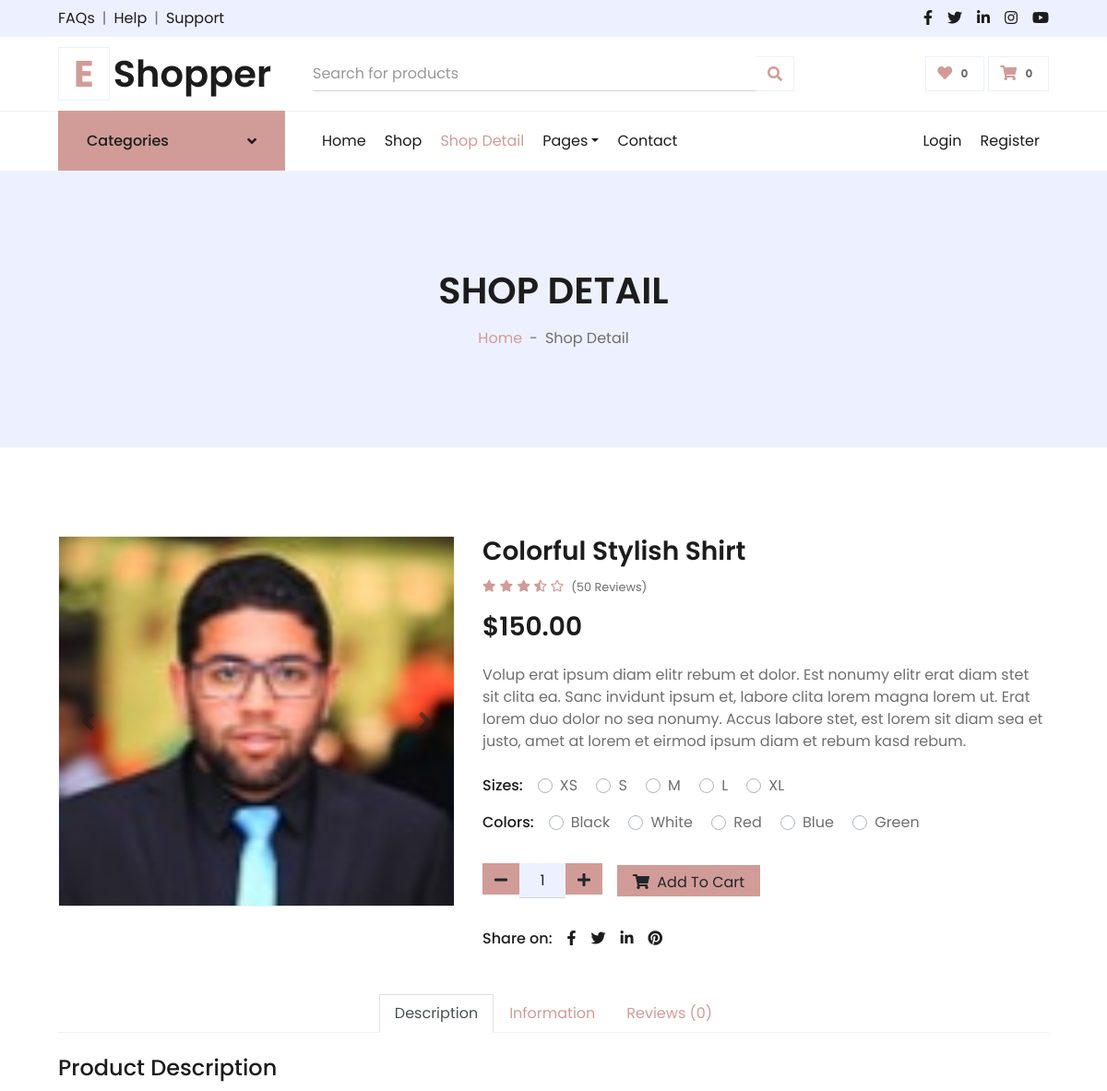
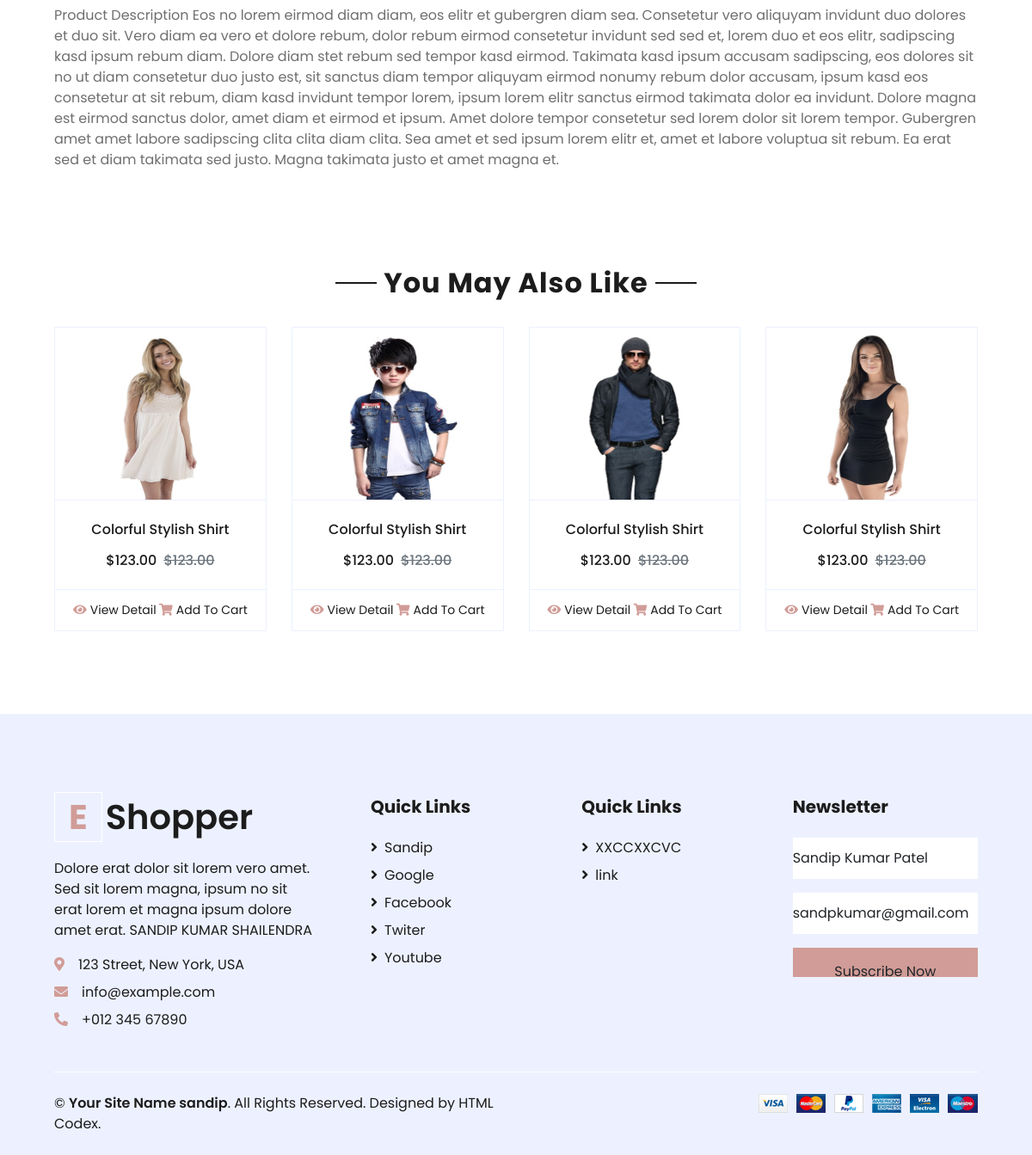
The app's page /shop/detail.php?id=1&&?cat_id=17 with its own data (2 pictures, top to bottom).
### tables this page shows
CREATE TABLE IF NOT EXISTS `products` (
  `product_id` int(10) NOT NULL AUTO_INCREMENT,
  `cat_id` int(10) NOT NULL,
  `collection_type` varchar(250) NOT NULL,
  `productimg` varchar(200) NOT NULL,
  `productname` varchar(100) NOT NULL,
  `productprice` double NOT NULL,
  `offerprice` double NOT NULL,
  `shortdescription` text NOT NULL,
  `size` varchar(200) NOT NULL,
  `color` varchar(200) NOT NULL,
  `fulldescription` text NOT NULL,
  `information` text NOT NULL,
  PRIMARY KEY (`product_id`)
);

CREATE TABLE IF NOT EXISTS `efooter` (
  `efooter_id` int(10) NOT NULL AUTO_INCREMENT,
  `etext` text NOT NULL,
  `eadd` varchar(200) NOT NULL,
  `eemail` varchar(200) NOT NULL,
  `ephone` varchar(100) NOT NULL,
  `yourname` varchar(100) NOT NULL,
  `youremail` varchar(200) NOT NULL,
  PRIMARY KEY (`efooter_id`)
);

CREATE TABLE IF NOT EXISTS `commontable` (
  `id` int(10) NOT NULL AUTO_INCREMENT,
  `quikslinks` varchar(200) NOT NULL,
  PRIMARY KEY (`id`)
);

CREATE TABLE IF NOT EXISTS `commonsection` (
  `id` int(10) NOT NULL AUTO_INCREMENT,
  `copyright` varchar(200) NOT NULL,
  `copyrighttext` varchar(200) NOT NULL,
  PRIMARY KEY (`id`)
);

### shop/detail.php (the view, shortened to what the rows shown need)
<?php
	include("header.php");
?>
<?php
include("database/connection.php");
$product_id=$_GET['id'];
$sql = "SELECT * from products WHERE product_id = $product_id";
$result = $conn->query($sql);
?>
    <div class="container-fluid bg-secondary mb-5">
        <div class="d-flex flex-column align-items-center justify-content-center" style="min-height: 300px">
            <h1 class="font-weight-semi-bold text-uppercase mb-3">Shop Detail</h1>
        </div>
    </div>
    <div class="container-fluid py-5">
        <div class="row px-xl-5">
            <div class="col-lg-5 pb-5">
                <div id="product-carousel" class="carousel slide" data-ride="carousel">
                    <div class="carousel-inner border">
                        <?php
                          if($result->num_rows>0) {
                            $i=0;
                            while ($row=$result->fetch_assoc()) {
                            $productname = $row['productname'];
                            $productimg = $row['productimg'];
                            $shortdescription = $row['shortdescription'];
                            $offerprice = $row['offerprice'];
                            $fulldescription = $row['fulldescription'];
                        ?>
                            <div class="carousel-item prdouct-img <?php if($i==0) { echo "active"; }?>">
                                <img class="w-100 h-100" src="../admin/bannerimg/<?php echo $productimg; ?>" alt="Image">
                            </div>
                        <?php
                            $i=$i+1;
                            }
                            }
                        ?>
                    </div>
                </div>
            </div>
            <div class="col-lg-7 pb-5">
                <h3 class="font-weight-semi-bold"><?php echo $productname; ?></h3>
                <div class="d-flex mb-3">
                    <div class="text-primary mr-2">
                    </div>
                    <small class="pt-1">(50 Reviews)</small>
                </div>
                <h3 class="font-weight-semi-bold mb-4">$<?php echo $offerprice; ?>.00</h3>
                <p class="mb-4"><?php echo $shortdescription; ?></p>
                <div class="d-flex mb-3">
                    <p class="text-dark font-weight-medium mb-0 mr-3">Sizes:</p>
                    <form>
                    </form>
                </div>
                <div class="d-flex mb-4">
                    <p class="text-dark font-weight-medium mb-0 mr-3">Colors:</p>
                    <form>
                    </form>
                </div>
                <div class="d-flex align-items-center mb-4 pt-2">
                    <div class="input-group quantity mr-3" style="width: 130px;">
                    </div>
                    <button class="btn btn-primary px-3"><i class="fa fa-shopping-cart mr-1"></i> Add To Cart</button>
                </div>
                <div class="d-flex pt-2">
                    <p class="text-dark font-weight-medium mb-0 mr-2">Share on:</p>
                    <div class="d-inline-flex">
                    </div>
                </div>
            </div>
        </div>
        <div class="row px-xl-5">
            <div class="col">
                <div class="tab-content">
                    <div class="tab-pane fade show active" id="tab-pane-1">
                        <h4 class="mb-3">Product Description</h4>
                        <p><?php echo $fulldescription; ?></p>
                    </div>
                </div>
            </div>
        </div>
    </div>
    <div class="container-fluid py-5">
        <div class="text-center mb-4">
            <h2 class="section-title px-5"><span class="px-2">You May Also Like</span></h2>
        </div>
    </div>
<?php
	include("footer.php");
?>

### shop/footer.php (shortened to what the rows shown need)
<?php
include("database/connection.php");
$sql = "Select * from efooter";
$result = $conn->query($sql);
if($result->num_rows>0) {
    while ($row = $result->fetch_assoc()) {
    $etext = $row['etext'];
    $eadd = $row['eadd'];
    $eemail = $row['eemail'];
    $ephone = $row['ephone'];
    $yourname = $row['yourname'];
    $youremail = $row['youremail'];
?>
<?php
    $sql = "Select * from commontable limit 0,5";
    $result2 = $conn->query($sql);
?>
<?php
    $sql3 = "Select * from commontable limit 6,15";
    $result3 = $conn->query($sql3);
?>
<?php
    $sql = "Select * from commonsection";
    $result4 = $conn->query($sql);
?>
    <div class="container-fluid bg-secondary text-dark mt-5 pt-5">
        <div class="row px-xl-5 pt-5">
            <div class="col-lg-4 col-md-12 mb-5 pr-3 pr-xl-5">
                <a href="" class="text-decoration-none">
                    <h1 class="mb-4 display-5 font-weight-semi-bold"><span class="text-primary font-weight-bold border border-white px-3 mr-1">E</span>Shopper</h1>
                </a>
                <p><?php echo $etext; ?></p>
                <p class="mb-2"><i class="fa fa-map-marker-alt text-primary mr-3"></i><?php echo $eadd; ?></p>
                <p class="mb-2"><i class="fa fa-envelope text-primary mr-3"></i><?php echo $eemail; ?></p>
                <p class="mb-0"><i class="fa fa-phone-alt text-primary mr-3"></i><?php echo $ephone; ?></p>
            </div>
            <div class="col-lg-8 col-md-12">
                <div class="row">
                    <div class="col-md-4 mb-5">
                        <h5 class="font-weight-bold text-dark mb-4">Quick Links</h5>
                        <div class="d-flex flex-column justify-content-start">
                            <?php
                                if($result2->num_rows>0) {
                                while ($row = $result2->fetch_assoc()) {
                                $quikslinks  = $row['quikslinks'];
                            ?>
                            <a class="text-dark mb-2" href="index.html"><i class="fa fa-angle-right mr-2"></i><?php echo $quikslinks; ?></a>
                            <?php
                                }
                                }
                            ?>
                        </div>
                    </div>
                    <div class="col-md-4 mb-5">
                        <div class="d-flex flex-column justify-content-start">
                        <h5 class="font-weight-bold text-dark mb-4">Quick Links</h5>
                            <?php
                                if($result3->num_rows>0) {
                                while ($row = $result3->fetch_assoc()) {
                                $quikslinks  = $row['quikslinks'];
                            ?>
                            <a class="text-dark mb-2" href="index.html"><i class="fa fa-angle-right mr-2"></i><?php echo $quikslinks; ?></a>
                            <?php
                                }
                                }
                            ?>
                        </div>
                    </div>
                    <div class="col-md-4 mb-5">
                        <h5 class="font-weight-bold text-dark mb-4">Newsletter</h5>
                        <form action="">
                            <div class="form-group">
                                <input type="text" class="form-control border-0 py-4" value="<?php echo $yourname; ?>" required="required" />
                            </div>
                            <div class="form-group">
                                <input type="email" class="form-control border-0 py-4" value="<?php echo $youremail; ?>" required="required" />
                            </div>
                            <div>
                                <button class="btn btn-primary btn-block border-0 py-3" type="submit">Subscribe Now</button>
                            </div>
                        </form>
                    </div>
                </div>
            </div>
        </div>
        <div class="row border-top border-light mx-xl-5 py-4">
            <div class="col-md-6 px-xl-0">
                <?php
                    if($result4->num_rows>0) {
                    while ($row = $result4->fetch_assoc()) {
                    $copyright  = $row['copyright'];
                    $copyrighttext  = $row['copyrighttext'];
                ?>
                <p class="mb-md-0 text-center text-md-left text-dark">
                    &copy; <a class="text-dark font-weight-semi-bold" href="#"><?php echo $copyright; ?></a>. <?php echo $copyrighttext; ?>
                </p>
                <?php
                    }
                    }
                ?>
            </div>
            <div class="col-md-6 px-xl-0 text-center text-md-right">
                <img class="img-fluid" src="img/payments.png" alt="">
            </div>
        </div>
    </div>
    <?php
        }
    }
    ?>
</body>
</html>

### records on screen
products: productimg (placeholder picture), productname "Colorful Stylish Shirt", offerprice "150", shortdescription "Volup erat ipsum diam elitr rebum et dolor. Est nonumy elitr erat diam stet sit clita ea. Sanc invidunt ipsum et, labore clita lorem magna lorem ut. Erat lorem duo dolor no sea nonumy. Accus labore stet, est lorem sit diam sea et justo, amet at lorem et eirmod ipsum diam et rebum kasd rebum.", fulldescription "Product Description Eos no lorem eirmod diam diam, eos elitr et gubergren diam sea. Consetetur vero aliquyam invidunt duo dolores et duo sit. Vero diam ea vero et dolore rebum, dolor rebum eirmod consetetur invidunt sed sed et, lorem duo et eos elitr, sadipscing kasd ipsum rebum diam. Dolore diam stet rebum sed tempor kasd eirmod. Takimata kasd ipsum accusam sadipscing, eos dolores sit no ut diam consetetur duo justo est, sit sanctus diam tempor aliquyam eirmod nonumy rebum dolor accusam, ipsum kasd eos consetetur at sit rebum, diam kasd invidunt tempor lorem, ipsum lorem elitr sanctus eirmod takimata dolor ea invidunt. Dolore magna est eirmod sanctus dolor, amet diam et eirmod et ipsum.…"
efooter: etext "Dolore erat dolor sit lorem vero amet. Sed sit lorem magna, ipsum no sit erat lorem et magna ipsum dolore amet erat. SANDIP KUMAR SHAILENDRA", eadd "123 Street, New York, USA", eemail "info@example.com", ephone "+012 345 67890", yourname "Sandip Kumar Patel", youremail "sandpkumar@gmail.com"
commontable: quikslinks "Sandip"
commontable: quikslinks "Google"
commontable: quikslinks "Facebook"
commontable: quikslinks "Twiter"
commontable: quikslinks "Youtube"
commontable: quikslinks "XXCCXXCVC"
commontable: quikslinks "link"
commonsection: copyright "Your Site Name sandip", copyrighttext "All Rights Reserved. Designed by HTML Codex."
